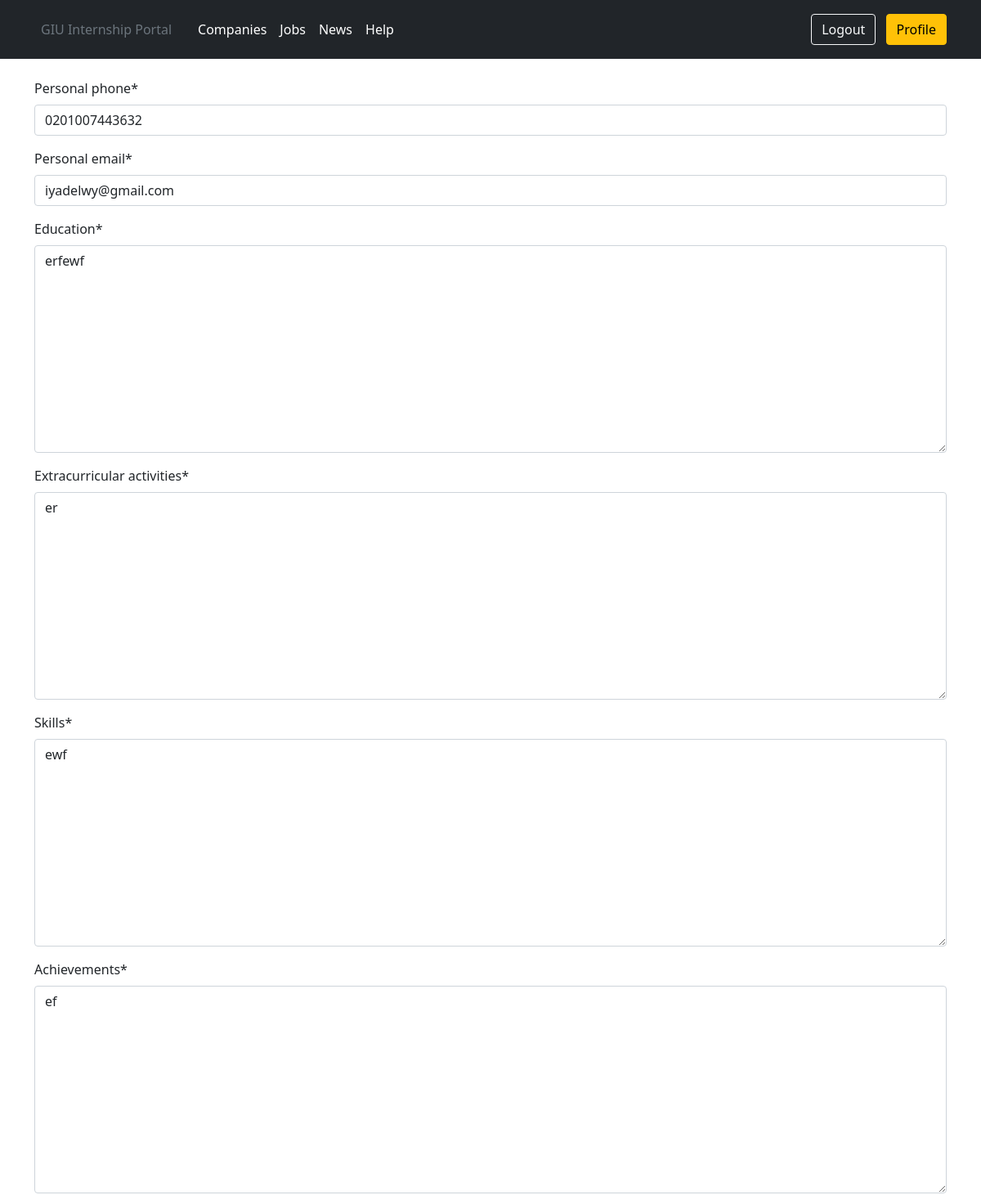
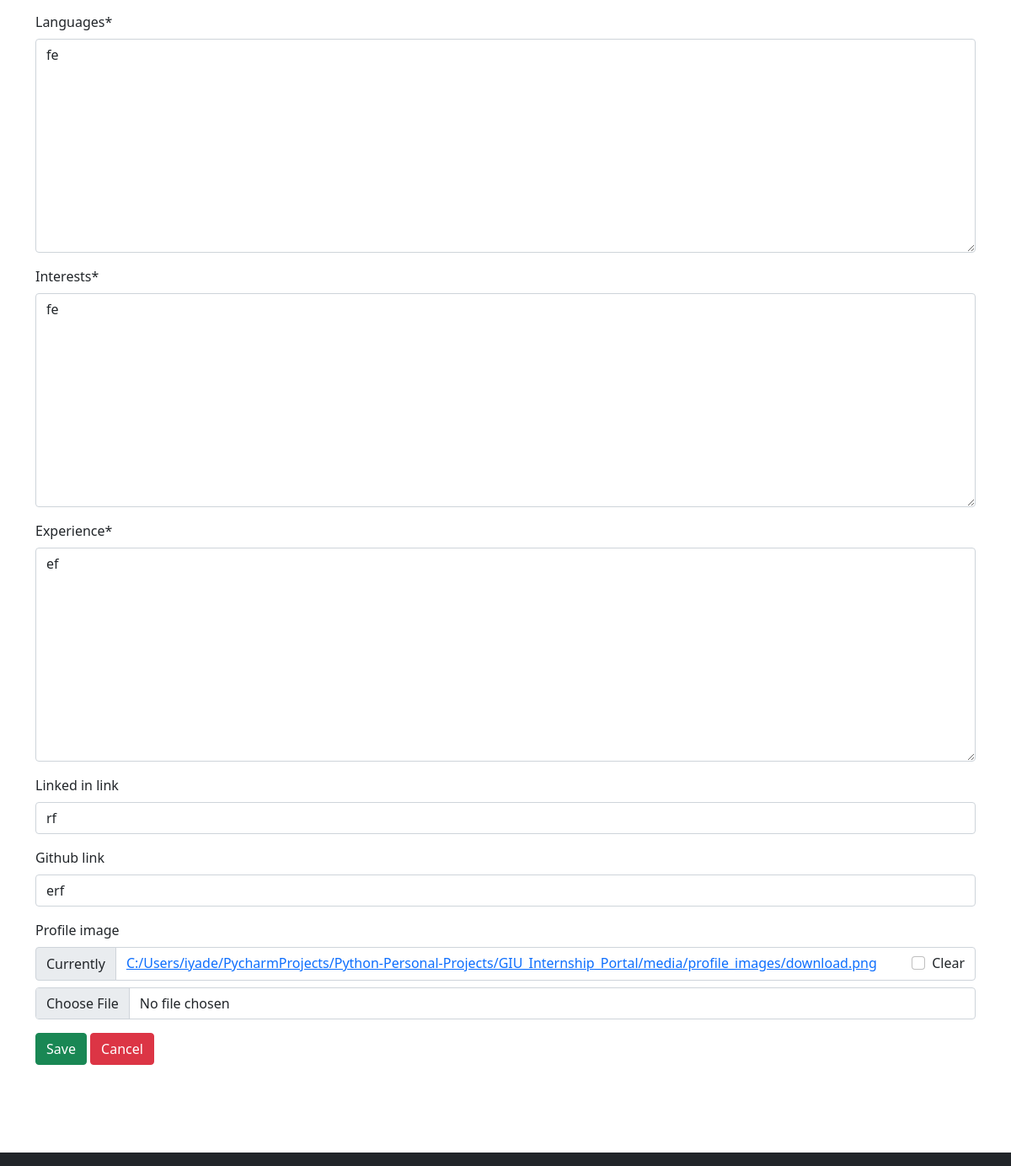
Screenshot of /users/student/42/resume/edit/ (signed in) with the database file from the repository (2 pictures, top to bottom).
### cvbuilder/models.py (models this page shows, shortened)
class CvBuilder(models.Model):
    student_id = models.OneToOneField(Student, on_delete=models.CASCADE)
    personal_phone = models.CharField(max_length=30)
    personal_email = models.CharField(max_length=50)
    education = models.TextField(max_length=1000)
    extracurricular_activities = models.TextField(max_length=2000)
    skills = models.TextField(max_length=300)
    achievements = models.TextField(max_length=1000)
    languages = models.TextField(max_length=100)
    interests = models.TextField(max_length=300)
    experience = models.TextField(max_length=2000)
    linked_in_link = models.CharField(max_length=30, null=True)
    github_link = models.CharField(max_length=30, null=True)
    profile_image = models.ImageField(upload_to=str(settings.MEDIA_ROOT) + '/profile_images/', blank=True, null=True,
                                      default='profile_images/default.jpg', max_length=1000)

### cvbuilder/views.py (the view, shortened to what this page needs)
# urls.py: path('edit/', EditResumeView.as_view(), name='editresume'),
class EditResumeView(LoginRequiredMixin, UserPassesTestMixin, UpdateView):
    model = CvBuilder
    form_class = EditResumeForm
    template_name = 'cvbuilder/update_resume.html'
    context_object_name = 'resume_update_view'
    login_url = 'login'
    success_url = reverse_lazy('resumehome')
    def test_func(self):
        return self.get_object().student_id.user.pk == self.request.user.pk
    def get_object(self, queryset=None):
        if queryset is None:
            queryset = self.get_queryset()
        return get_object_or_404(queryset, student_id=self.kwargs['pk'])

### templates/cvbuilder/update_resume.html (shortened to what this page needs)
{% extends 'cvbuilder/resumehome.html' %}
{% load crispy_forms_tags %}
{% block profile_body %}
    <br>
    <div class="container">
        <form action="" method="post" enctype="multipart/form-data">
            {{ form|crispy }}
            <button class="btn btn-success ml-2" type="submit">Save</button>
            <button onclick="history.back()" class="btn btn-danger ml-2" type="button">Cancel</button>
        </form>
        <br>
    </div>
    <br>
    <br>
    <br>
{% endblock profile_body %}

### rows the page displays
CvBuilder: personal_phone "0201007443632", personal_email "iyadelwy@gmail.com", education "erfewf", extracurricular_activities "er", skills "ewf", achievements "ef", languages "fe", interests "fe", experience "ef", linked_in_link "rf", github_link "erf"
